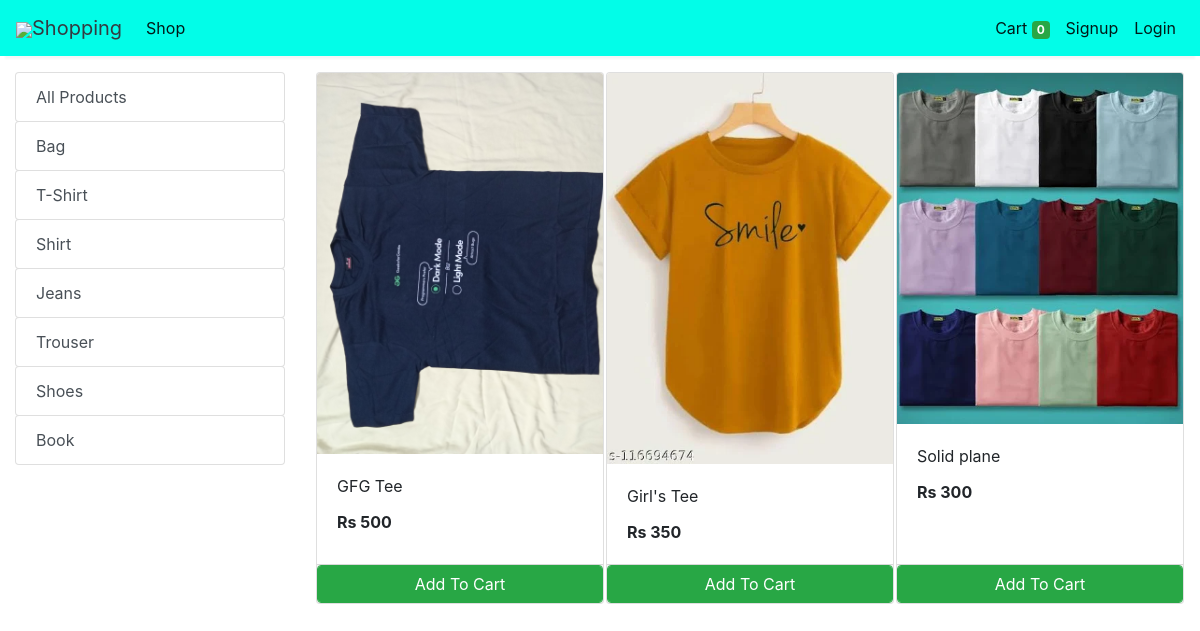
Screenshot of /shop?category=2 with the database file from the repository.
### shop/models/category.py (models this page shows, shortened)
class Category(models.Model):
    name = models.CharField(max_length=100)
    @staticmethod
    def get_all_categories():
        return Category.objects.all()

### shop/models/product.py (models this page shows, shortened)
class Products(models.Model):
    name = models.CharField(max_length=100)
    price = models.IntegerField(default=0)
    category = models.ForeignKey(Category, on_delete=models.CASCADE, default=1)
    description = models.CharField(max_length=500, default='', blank=True, null=True)
    image = models.ImageField(upload_to='picture/items/')
    @staticmethod
    def get_all_products_by_categoryid(category_id):
        if category_id:
            return Products.objects.filter(category=category_id)
        else:
            return Products.get_all_products()

### shop/views/home.py (the view)
# urls.py: path('shop', shop, name='shop'),
def shop(request):
    cart = request.session.get('cart')
    if not cart:
        request.session['cart'] = {}
    products = None
    categories = Category.get_all_categories()
    CategoryID = request.GET.get('category')
    if CategoryID:
        products = Products.get_all_products_by_categoryid(CategoryID)
    else:
        products = Products.get_all_products()
    data = {}
    data['products'] = products
    data['categories'] = categories
    print('You are : ', request.session.get('email'))
    return render(request, 'index.html', data)

### shop/templatetags/cart.py (called while the page is built)
@register.filter (name='is_in_cart')
def is_in_cart(product, cart):
    keys = cart.keys ()
    for id in keys:
        if int (id) == product.id:
            return True
    return False

### shop/templatetags/custom_filter.py (called while the page is built)
@register.filter(name='currency')
def currency(number):
    return "Rs "+str(number)

### shop/templates/index.html (shortened to what this page needs)
{% extends 'base.html' %}
{% block content %}
{% load cart %}
{% load custom_filter %}
<div class="container-fluid mt-3">
	<div class="row">
		<div class="col-lg-3 mx-auto">
			<div class="list-group">
				<a href="/" class="list-group-item list-group-item-action btn btn-outline-success">All Products</a>
				{% for category in categories %}
				<a href="/?category={{category.id}}"
					class="list-group-item list-group-item-action btn btn-outline-success ">{{category.name}}</a>
				{% endfor %}
			</div>
		</div>
		<div id='products' class="col-lg-9 mx-auto">
			<div class="row mx-auto">
				{% for product in products %}
				<div class="card mx-auto mb-3" id={{product.id}} style="width: 18rem;">
					<img class="card-img-top" src="{{product.image.url}}" alt="Card image cap">
					<div class="card-body">
						<p class="card-title">{{product.name}}</p>
						<p class="card-text"><b>{{product.price|currency}}</b></p>
					</div>
					<div class="card-footer p-0 no-gutters">
						{% if product|is_in_cart:request.session.cart %}
						<div class="row no-gutters">
							<form action="/#{{product.id}}" class="col-2 " method="post">
								{% csrf_token %}
								<input hidden type="text" name='product' value='{{product.id}}'>
								<input hidden type="text" name='remove' value='True'>
								<input type="submit" value=" - " class="btn btn-block btn-success border-right">
							</form>
							<div class="text-center col btn btn-success">{{product|cart_quantity:request.session.cart}} in Cart</div>
							<form action="/#{{product.id}}" class="col-2 " method="post">
								{% csrf_token %}
								<input hidden type="text" name='product' value='{{product.id}}'>
								<input type="submit" value=" + " class="btn btn-block btn-success border-left">
							</form>
						</div>
						{% else %}
						<form action="/#{{product.id}}" method="POST" class="btn-block">
							<input type="submit" class="float-right btn btn-success form-control"
								value="Add To Cart">
						</form>
						{% endif %}
					</div>
				</div>
				{% endfor %}
			</div>
		</div>
	</div>
</div>
{% endblock %}

### shop/templates/base.html (shortened to what this page needs)
<!doctype html>
<html lang="en">
<head>
  <link rel="stylesheet" href="https://maxcdn.bootstrapcdn.com/bootstrap/4.0.0/css/bootstrap.min.css"
>
</head>
<body>
<nav class="one-edge-shadow
  navbar navbar-light
  sticky-top navbar
  navbar-expand-lg
  text-white">
    <a class="navbar-brand ms-3 text-dark " href="/">
    <link rel="stylesheet" href="https://use.fontawesome.com/releases/v5.7.0/css/all.css">
    <img src="https://www.freepnglogos.com/uploads/shopping-cart-png/shopping-cart-svg-png-icon-download-28.png" style="width:50px;height:50px,color:text-light;">Shopping</a>
    <div class="collapse navbar-collapse" id="navbarSupportedContent">
      <ul class="navbar-nav mr-auto">
        <li class="nav-item active">
          <a class="nav-link" href="/shop">Shop <span class="sr-only">(current)</span></a>
        </li>
          </ul>
      <ul class=" navbar-nav my-2 my-lg-0">
        <li class="nav-item active">
          <a class="nav-link" href="/cart">Cart
            <span class="badge badge-success">{{request.session.cart.keys|length}}</span>
            <span class="sr-only">(current)</span></a>
        </li>
        {% if request.session.customer %}
        <li class="nav-item active ">
          <a class="nav-link" href="/order">Orders<span class="sr-only">(current)</span></a>
        </li>
        <li class="nav-item active ">
          <a class="nav-link" href="/logout">Logout<span class="sr-only">(current)</span></a>
        </li>
        {% else %}
        <li class="nav-item active">
          <a class="nav-link" href="/signup">Signup<span class="sr-only">(current)</span></a>
        </li>
        <li class="nav-item active">
          <a class="nav-link" href="/login">Login<span class="sr-only">(current)</span></a>
        </li>
        {% endif %}
      </ul>
    </div>
  </nav>
  {% block content %}{% endblock %}
</body>
</html>

### shop/templates/base.html (style rules this page uses)
nav { background-color: rgb(2, 253, 232); }
.one-edge-shadow { box-shadow: 0 8px 2px -5px rgb(245, 246, 246); }

### rows the page displays
Category: name "Bag"
Category: name "T-Shirt"
Category: name "Shirt"
Category: name "Jeans"
Category: name "Trouser"
Category: name "Shoes"
Category: name "Book"
Products: image (picture), name "GFG Tee", price "Rs 500"
Products: image (picture), name "Girl's Tee", price "Rs 350"
Products: image (picture), name "Solid plane", price "Rs 300"

### other values shown
{{ request.session.cart.keys|length }} "0"
